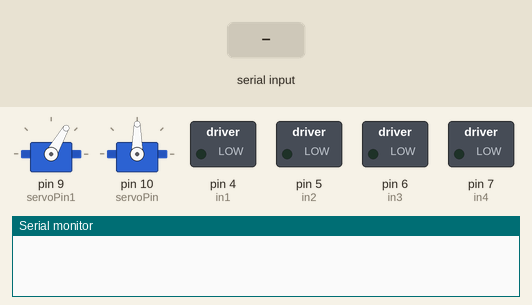
Bench run of a sketch on a simulated Arduino Uno, built with avr-gcc and run on an emulated ATmega328P. Parts: 2 × servo, switched loads named in the sketch (green lamp = pin HIGH), the last lines printed to the serial monitor. The inputs (shaded band) are chosen by the test bench.

Above: at 1.2 s.
1.3 s: "y" received over Serial
At 2.1 s:
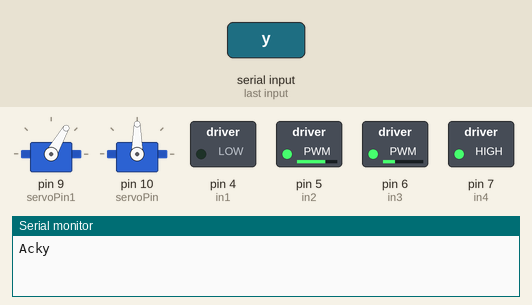
4.3 s: "z" received over Serial
7.3 s: "p" received over Serial
At 7.9 s:
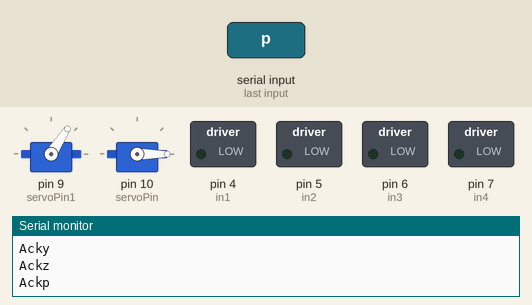
9.7 s: "y" received over Serial
At 12.4 s:
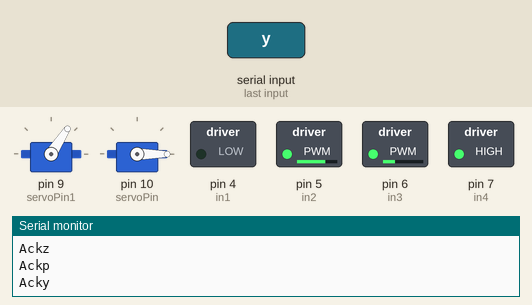
Timing chart, 0 to 17.1 s (numbered marks = the images above; inputs shaded):
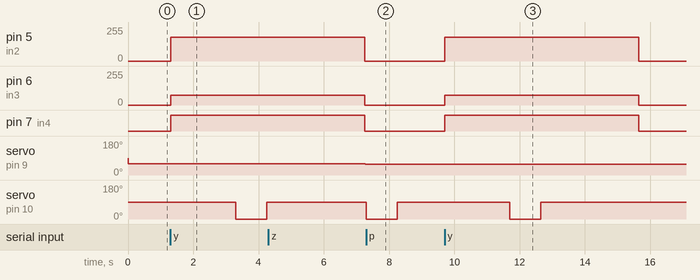

The sketch:

loadmastershooter.ino
```cpp
#include <Servo.h>

// Define the servo pin
const int servoPin1 = 9;
const int servoPin = 10;
// Create servo object
Servo servo1;
Servo servo2;
int desiredAngle = 0;            // Variable to store the desired angle
bool newAngleReceived = false;  // Flag to indicate if a new angle is received
bool startangle = true;
#define in1 4
#define in2 5
#define in3 6
#define in4 7
int max = 60;

void setup() {
  pinMode(in1, OUTPUT);
  pinMode(in2, OUTPUT);
  pinMode(in3, OUTPUT);
  pinMode(in4, OUTPUT);

  // Set initial rotation direction
  kills();

  Serial.begin(9600);
  // Attach servo to the pin
  servo1.attach(servoPin1);
  servo2.attach(servoPin);
}

void loop() {
  delay(10);
  if (startangle == true) {
    desiredAngle = max;
    startangle = false;
    newAngleReceived = true;
  }

  if (Serial.available() > 0) {
    char data = Serial.read(); //letter then dash
    Serial.print("Ack");
    Serial.println(data);

    if (data == 'd') {
      // Increase the angle by 5 degrees
      desiredAngle += 5;
      newAngleReceived = true; // Set the flag to move the servo to the new angle
    }
    else if (data == 'z')
    {
      desiredAngle -= 3;
      if (desiredAngle < 0) {
       desiredAngle = 0;
      }
      newAngleReceived = true;
    }
    else if (data == 'x')
    {
      desiredAngle += 3;
      newAngleReceived = true;
    }
    else if (data == 'u') {
      // Decrease the angle by 5 degrees
      desiredAngle -= 6;
      if (desiredAngle < 0) {
        desiredAngle = 0;
      }
      newAngleReceived = true; // Set the flag to move the servo to the new angle
    }
    else if (data == 'y') {
      fire(180); // Call the fire function when the "pitch" command is received p
      delay(2000);
      push();
      delay(3000);
      kills();
    }
    else if (data == 'p') {
      push(); // Call the push function when the "push" command is received p
    }
    else if (data == 'k') {
      kills(); // omg stop
    }
    else if (data == 'q') {
      // Set the desired angle to 35 degrees
      desiredAngle = max;
      newAngleReceived = true; // Set the flag to move the servo to the new angle
    }
  }

  // Move the servo to the desired angle if a new angle is received
  if (newAngleReceived == true) {
    moveServo(desiredAngle);
    newAngleReceived = false;
  }
}

void moveServo(int angle) {
  // Move the servo to the desired angle
  servo1.write(angle);
}

void fire(int Speed) {
  if (Speed > 255)
    Speed = 255;
  //left wheel
  digitalWrite(in1, LOW);
  analogWrite(in2, Speed);
  //right wheel
  analogWrite(in3, (255 - Speed));
  digitalWrite(in4, HIGH);
}
void kills()
{
  digitalWrite(in1, LOW);
  digitalWrite(in2, LOW);
  digitalWrite(in3, LOW);
  digitalWrite(in4, LOW);
}
void push() {
   servo2.write(0);    //Spin forward @full speed
   delay(950);       //Adjusted delay time to match one quarter rotation
   servo2.write(90);  //Halt motion
}
```

Measured:
- after the input at 1.3 s, pin 5 (in2): 0/255 → 180/255 at once; pin 6 (in3): 0/255 → 75/255 at once; pin 7 (in4): LOW → HIGH at once; servo on pin 10 (servoPin): 90° → 0° after 2.0 s, → 90° 0.95 s later
- after the input at 4.3 s, servo on pin 9 (servoPin1): 60° → 57° after 3.0 s
- after the input at 7.3 s, servo on pin 10 (servoPin): 90° → 0° at once, → 90° 0.95 s later
- after the input at 9.7 s, pin 5 (in2): 0/255 → 180/255 at once, → 0/255 6.0 s later; pin 6 (in3): 0/255 → 75/255 at once, → 0/255 6.0 s later; pin 7 (in4): LOW → HIGH at once, → LOW 6.0 s later; servo on pin 10 (servoPin): 90° → 0° after 2.0 s, → 90° 0.95 s later
